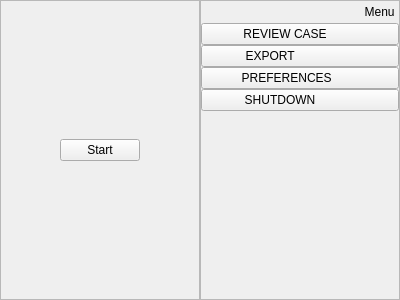
<?xml version="1.0" encoding="UTF-8"?>
<ui version="4.0">
 <class>FormStart</class>
 <widget class="QWidget" name="FormStart">
  <property name="geometry">
   <rect>
    <x>0</x>
    <y>0</y>
    <width>400</width>
    <height>300</height>
   </rect>
  </property>
  <property name="windowTitle">
   <string>Form</string>
  </property>
  <layout class="QHBoxLayout" name="horizontalLayout_4">
   <property name="spacing">
    <number>0</number>
   </property>
   <property name="leftMargin">
    <number>0</number>
   </property>
   <property name="topMargin">
    <number>0</number>
   </property>
   <property name="rightMargin">
    <number>0</number>
   </property>
   <property name="bottomMargin">
    <number>0</number>
   </property>
   <item>
    <widget class="QFrame" name="frameIcon">
     <property name="sizePolicy">
      <sizepolicy hsizetype="Expanding" vsizetype="Expanding">
       <horstretch>0</horstretch>
       <verstretch>0</verstretch>
      </sizepolicy>
     </property>
     <property name="frameShape">
      <enum>QFrame::StyledPanel</enum>
     </property>
     <property name="frameShadow">
      <enum>QFrame::Raised</enum>
     </property>
     <layout class="QHBoxLayout" name="horizontalLayout_3">
      <item>
       <layout class="QHBoxLayout" name="horizontalLayout_2">
        <item>
         <spacer name="horizontalSpacer_2">
          <property name="orientation">
           <enum>Qt::Horizontal</enum>
          </property>
          <property name="sizeHint" stdset="0">
           <size>
            <width>40</width>
            <height>20</height>
           </size>
          </property>
         </spacer>
        </item>
        <item>
         <widget class="QPushButton" name="pushButton">
          <property name="text">
           <string>Start</string>
          </property>
         </widget>
        </item>
        <item>
         <spacer name="horizontalSpacer_3">
          <property name="orientation">
           <enum>Qt::Horizontal</enum>
          </property>
          <property name="sizeHint" stdset="0">
           <size>
            <width>40</width>
            <height>20</height>
           </size>
          </property>
         </spacer>
        </item>
       </layout>
      </item>
     </layout>
    </widget>
   </item>
   <item>
    <widget class="QFrame" name="frameMenu">
     <property name="maximumSize">
      <size>
       <width>16777215</width>
       <height>16777215</height>
      </size>
     </property>
     <property name="styleSheet">
      <string notr="true"/>
     </property>
     <property name="frameShape">
      <enum>QFrame::StyledPanel</enum>
     </property>
     <property name="frameShadow">
      <enum>QFrame::Raised</enum>
     </property>
     <layout class="QVBoxLayout" name="verticalLayout">
      <property name="spacing">
       <number>0</number>
      </property>
      <property name="leftMargin">
       <number>0</number>
      </property>
      <property name="topMargin">
       <number>0</number>
      </property>
      <property name="rightMargin">
       <number>0</number>
      </property>
      <property name="bottomMargin">
       <number>0</number>
      </property>
      <item>
       <layout class="QHBoxLayout" name="horizontalLayout">
        <item>
         <spacer name="horizontalSpacer">
          <property name="orientation">
           <enum>Qt::Horizontal</enum>
          </property>
          <property name="sizeHint" stdset="0">
           <size>
            <width>38</width>
            <height>20</height>
           </size>
          </property>
         </spacer>
        </item>
        <item>
         <widget class="QPushButton" name="pushButtonMenu">
          <property name="sizePolicy">
           <sizepolicy hsizetype="Preferred" vsizetype="Preferred">
            <horstretch>0</horstretch>
            <verstretch>0</verstretch>
           </sizepolicy>
          </property>
          <property name="layoutDirection">
           <enum>Qt::LeftToRight</enum>
          </property>
          <property name="styleSheet">
           <string notr="true"/>
          </property>
          <property name="text">
           <string>             Menu</string>
          </property>
          <property name="checkable">
           <bool>true</bool>
          </property>
          <property name="flat">
           <bool>true</bool>
          </property>
         </widget>
        </item>
       </layout>
      </item>
      <item>
       <widget class="QPushButton" name="pushButtonReviewCase">
        <property name="text">
         <string> REVIEW CASE          </string>
        </property>
       </widget>
      </item>
      <item>
       <widget class="QPushButton" name="pushButtonExport">
        <property name="text">
         <string>EXPORT                  </string>
        </property>
       </widget>
      </item>
      <item>
       <widget class="QPushButton" name="pushButtonPreferences">
        <property name="text">
         <string>PREFERENCES        </string>
        </property>
       </widget>
      </item>
      <item>
       <widget class="QPushButton" name="pushButtonShutdown">
        <property name="text">
         <string>SHUTDOWN            </string>
        </property>
       </widget>
      </item>
      <item>
       <spacer name="verticalSpacer">
        <property name="orientation">
         <enum>Qt::Vertical</enum>
        </property>
        <property name="sizeHint" stdset="0">
         <size>
          <width>20</width>
          <height>178</height>
         </size>
        </property>
       </spacer>
      </item>
     </layout>
    </widget>
   </item>
  </layout>
 </widget>
 <resources/>
 <connections/>
</ui>
